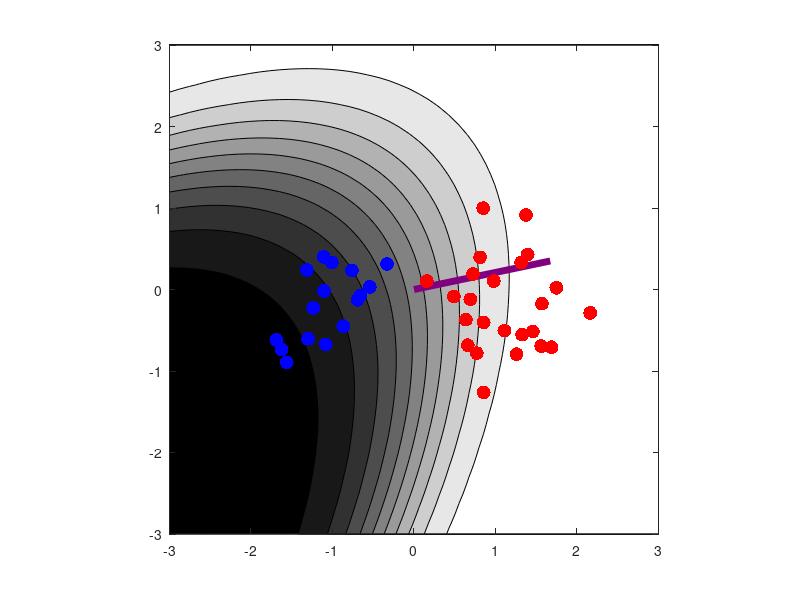

MATLAB code for this plot:
% Nonlinear
% plot greyscale image with decision boundary and beta vector

beta=[-1 0.5 0 0 0]';

M=50;
x=linspace(-3,3,M);
X=repmat(x,M,1);
y=linspace(-3,3,M);
Y=repmat(y',1,M);

eta=0.2;

xp=[];
xm=[];

for i=1:40,
  clf;
  W=beta(1).*X+beta(2).*Y+beta(3).*X.*Y+beta(4).*X.*X+beta(5).*Y.*Y;
  Z=1./(1+exp(-W));
  contourf(X,Y,Z);
  colormap gray;
  axis equal;
  hold on;
  plot([0 beta(1)],[0 beta(2)],'Color',[0.5 0 0.5],'LineWidth',5);
  axis([-3 3 -3 3]);
  % generate a data point and plot
  y=rand<0.5;
  x=randn(2,1)*0.5;
  x(1)=x(1)+2*(y-0.5);
  if y,
    xp=[xp x];
    plot(x(1),x(2),'r.','MarkerSize',30);
  else
    xm=[xm x];
    plot(x(1),x(2),'b.','MarkerSize',30);
  end;

  % learning rule
  ww=beta(1)*x(1)+beta(2)*x(2)+beta(3)*x(1)*x(2)+beta(4)*x(1)^2+beta(5)*x(2)^2;
  sig=1/(1+exp(-ww));
  beta=beta+eta*(y - sig)*[x(1) x(2) x(1)*x(2) x(1)^2 x(2)^2]';
  disp('pause..');
  pause;
end;

clf;
W=beta(1).*X+beta(2).*Y+beta(3).*X.*Y+beta(4).*X.*X+beta(5).*Y.*Y;
Z=1./(1+exp(-W));
contourf(X,Y,Z);
colormap gray;
axis equal;
hold on;
plot([0 beta(1)],[0 beta(2)],'Color',[0.5 0 0.5],'LineWidth',5);
axis([-3 3 -3 3]);

plot(xp(1,:),xp(2,:),'r.','MarkerSize',30);
plot(xm(1,:),xm(2,:),'b.','MarkerSize',30);
